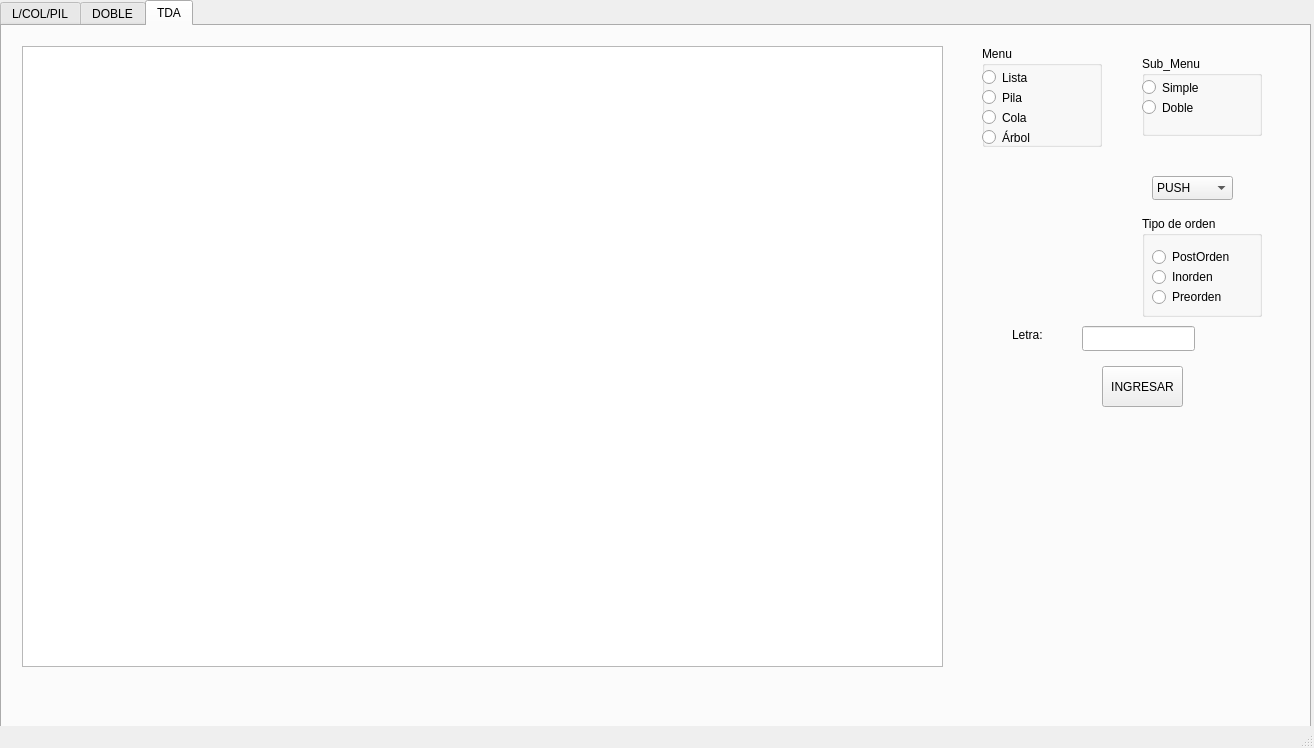
<?xml version="1.0" encoding="UTF-8"?>
<ui version="4.0">
 <class>cframe</class>
 <widget class="QMainWindow" name="cframe">
  <property name="geometry">
   <rect>
    <x>0</x>
    <y>0</y>
    <width>1314</width>
    <height>748</height>
   </rect>
  </property>
  <property name="windowTitle">
   <string>cframe</string>
  </property>
  <widget class="QWidget" name="centralwidget">
   <widget class="QTabWidget" name="tabWidget">
    <property name="enabled">
     <bool>true</bool>
    </property>
    <property name="geometry">
     <rect>
      <x>0</x>
      <y>0</y>
      <width>1311</width>
      <height>851</height>
     </rect>
    </property>
    <property name="currentIndex">
     <number>2</number>
    </property>
    <widget class="QWidget" name="tab">
     <attribute name="title">
      <string>L/COL/PIL</string>
     </attribute>
     <widget class="QTableWidget" name="tw_mostrarCola">
      <property name="geometry">
       <rect>
        <x>610</x>
        <y>50</y>
        <width>271</width>
        <height>501</height>
       </rect>
      </property>
     </widget>
     <widget class="QTableWidget" name="tw_mostrarPila">
      <property name="geometry">
       <rect>
        <x>340</x>
        <y>50</y>
        <width>271</width>
        <height>501</height>
       </rect>
      </property>
     </widget>
     <widget class="QRadioButton" name="rb_elimiar">
      <property name="geometry">
       <rect>
        <x>780</x>
        <y>-40</y>
        <width>221</width>
        <height>31</height>
       </rect>
      </property>
      <property name="text">
       <string>Eliminar final</string>
      </property>
     </widget>
     <widget class="QRadioButton" name="rb_delPenultimo">
      <property name="geometry">
       <rect>
        <x>1120</x>
        <y>210</y>
        <width>221</width>
        <height>31</height>
       </rect>
      </property>
      <property name="text">
       <string>Eliminar penultimo</string>
      </property>
     </widget>
     <widget class="QRadioButton" name="rb_delCrec">
      <property name="geometry">
       <rect>
        <x>1120</x>
        <y>240</y>
        <width>221</width>
        <height>31</height>
       </rect>
      </property>
      <property name="text">
       <string>Eliminar Creciente</string>
      </property>
     </widget>
     <widget class="QRadioButton" name="rb_delI">
      <property name="geometry">
       <rect>
        <x>1120</x>
        <y>90</y>
        <width>221</width>
        <height>31</height>
       </rect>
      </property>
      <property name="text">
       <string>Eliminar inicio</string>
      </property>
     </widget>
     <widget class="QTableWidget" name="tw_mostrar">
      <property name="geometry">
       <rect>
        <x>30</x>
        <y>50</y>
        <width>311</width>
        <height>501</height>
       </rect>
      </property>
     </widget>
     <widget class="QRadioButton" name="rb_in4ta">
      <property name="geometry">
       <rect>
        <x>930</x>
        <y>210</y>
        <width>201</width>
        <height>31</height>
       </rect>
      </property>
      <property name="text">
       <string>Insertar 4ta Pos</string>
      </property>
     </widget>
     <widget class="QRadioButton" name="rb_del2">
      <property name="geometry">
       <rect>
        <x>1120</x>
        <y>120</y>
        <width>221</width>
        <height>31</height>
       </rect>
      </property>
      <property name="text">
       <string>Eliminar 2da pos</string>
      </property>
     </widget>
     <widget class="QSpinBox" name="sp_pos">
      <property name="geometry">
       <rect>
        <x>1050</x>
        <y>270</y>
        <width>46</width>
        <height>25</height>
       </rect>
      </property>
      <property name="minimum">
       <number>1</number>
      </property>
      <property name="maximum">
       <number>20</number>
      </property>
     </widget>
     <widget class="QSpinBox" name="sp_del">
      <property name="geometry">
       <rect>
        <x>1230</x>
        <y>300</y>
        <width>46</width>
        <height>25</height>
       </rect>
      </property>
      <property name="minimum">
       <number>1</number>
      </property>
     </widget>
     <widget class="QRadioButton" name="rb_inCrec">
      <property name="geometry">
       <rect>
        <x>930</x>
        <y>300</y>
        <width>201</width>
        <height>31</height>
       </rect>
      </property>
      <property name="text">
       <string>Insertar Creciente</string>
      </property>
     </widget>
     <widget class="QRadioButton" name="rb_in3ra">
      <property name="geometry">
       <rect>
        <x>930</x>
        <y>180</y>
        <width>201</width>
        <height>31</height>
       </rect>
      </property>
      <property name="text">
       <string>Insertar 3ra Pos</string>
      </property>
     </widget>
     <widget class="QRadioButton" name="rb_delPos">
      <property name="geometry">
       <rect>
        <x>1120</x>
        <y>300</y>
        <width>221</width>
        <height>31</height>
       </rect>
      </property>
      <property name="text">
       <string>Eliminar Pos</string>
      </property>
     </widget>
     <widget class="QPushButton" name="btn_ingresar">
      <property name="geometry">
       <rect>
        <x>1050</x>
        <y>440</y>
        <width>101</width>
        <height>71</height>
       </rect>
      </property>
      <property name="text">
       <string>Proceder</string>
      </property>
     </widget>
     <widget class="QRadioButton" name="rb_delPila">
      <property name="geometry">
       <rect>
        <x>930</x>
        <y>400</y>
        <width>201</width>
        <height>31</height>
       </rect>
      </property>
      <property name="text">
       <string>Eliminar Pila</string>
      </property>
     </widget>
     <widget class="QRadioButton" name="rb_inicio">
      <property name="geometry">
       <rect>
        <x>930</x>
        <y>100</y>
        <width>151</width>
        <height>22</height>
       </rect>
      </property>
      <property name="text">
       <string>Insertar Inicio</string>
      </property>
     </widget>
     <widget class="QRadioButton" name="rb_delCola">
      <property name="geometry">
       <rect>
        <x>1120</x>
        <y>400</y>
        <width>201</width>
        <height>31</height>
       </rect>
      </property>
      <property name="text">
       <string>Eliminar Cola</string>
      </property>
     </widget>
     <widget class="QRadioButton" name="rb_delAnt">
      <property name="geometry">
       <rect>
        <x>1120</x>
        <y>180</y>
        <width>221</width>
        <height>31</height>
       </rect>
      </property>
      <property name="text">
       <string>Eliminar Antepenultimo</string>
      </property>
     </widget>
     <widget class="QRadioButton" name="rb_inPos">
      <property name="geometry">
       <rect>
        <x>930</x>
        <y>270</y>
        <width>131</width>
        <height>31</height>
       </rect>
      </property>
      <property name="text">
       <string>Insertar Posicion</string>
      </property>
     </widget>
     <widget class="QRadioButton" name="rb_inCola">
      <property name="geometry">
       <rect>
        <x>1120</x>
        <y>370</y>
        <width>201</width>
        <height>31</height>
       </rect>
      </property>
      <property name="text">
       <string>Insertar Cola</string>
      </property>
     </widget>
     <widget class="QRadioButton" name="rb_inFin">
      <property name="geometry">
       <rect>
        <x>930</x>
        <y>120</y>
        <width>201</width>
        <height>31</height>
       </rect>
      </property>
      <property name="text">
       <string>Insertar Final</string>
      </property>
     </widget>
     <widget class="QRadioButton" name="rb_ante">
      <property name="geometry">
       <rect>
        <x>550</x>
        <y>-40</y>
        <width>201</width>
        <height>31</height>
       </rect>
      </property>
      <property name="text">
       <string>Insertar Antepenultima</string>
      </property>
     </widget>
     <widget class="QRadioButton" name="rb_in4ta_2">
      <property name="geometry">
       <rect>
        <x>930</x>
        <y>240</y>
        <width>201</width>
        <height>31</height>
       </rect>
      </property>
      <property name="text">
       <string>Insertar Penultima</string>
      </property>
     </widget>
     <widget class="QRadioButton" name="rb_del3">
      <property name="geometry">
       <rect>
        <x>1120</x>
        <y>150</y>
        <width>221</width>
        <height>31</height>
       </rect>
      </property>
      <property name="text">
       <string>Eliminar 3ra pos</string>
      </property>
     </widget>
     <widget class="QRadioButton" name="rb_inPila">
      <property name="geometry">
       <rect>
        <x>930</x>
        <y>370</y>
        <width>201</width>
        <height>31</height>
       </rect>
      </property>
      <property name="text">
       <string>Insertar Pila</string>
      </property>
     </widget>
     <widget class="QRadioButton" name="rb_in2nd">
      <property name="geometry">
       <rect>
        <x>930</x>
        <y>150</y>
        <width>201</width>
        <height>31</height>
       </rect>
      </property>
      <property name="text">
       <string>Insertar 2da Pos</string>
      </property>
     </widget>
     <widget class="QRadioButton" name="rb_inCrec_2">
      <property name="geometry">
       <rect>
        <x>930</x>
        <y>330</y>
        <width>201</width>
        <height>31</height>
       </rect>
      </property>
      <property name="text">
       <string>Insertar Decreciente</string>
      </property>
     </widget>
     <widget class="QRadioButton" name="rb_delDec">
      <property name="geometry">
       <rect>
        <x>1120</x>
        <y>270</y>
        <width>221</width>
        <height>31</height>
       </rect>
      </property>
      <property name="text">
       <string>Eliminar Decreciente</string>
      </property>
     </widget>
     <widget class="QLineEdit" name="tbx_letra">
      <property name="geometry">
       <rect>
        <x>1010</x>
        <y>40</y>
        <width>113</width>
        <height>24</height>
       </rect>
      </property>
     </widget>
     <widget class="QLabel" name="lbl1">
      <property name="geometry">
       <rect>
        <x>1010</x>
        <y>0</y>
        <width>121</width>
        <height>41</height>
       </rect>
      </property>
      <property name="text">
       <string>INGRESE LETRA:</string>
      </property>
     </widget>
    </widget>
    <widget class="QWidget" name="tab_2">
     <attribute name="title">
      <string>DOBLE</string>
     </attribute>
     <widget class="QLabel" name="lbl1_2">
      <property name="geometry">
       <rect>
        <x>990</x>
        <y>20</y>
        <width>121</width>
        <height>41</height>
       </rect>
      </property>
      <property name="text">
       <string>INGRESE LETRA:</string>
      </property>
     </widget>
     <widget class="QLineEdit" name="tbx_textD">
      <property name="geometry">
       <rect>
        <x>980</x>
        <y>60</y>
        <width>113</width>
        <height>24</height>
       </rect>
      </property>
     </widget>
     <widget class="QRadioButton" name="rb_delfind">
      <property name="geometry">
       <rect>
        <x>980</x>
        <y>130</y>
        <width>97</width>
        <height>22</height>
       </rect>
      </property>
      <property name="text">
       <string>Eliminar final</string>
      </property>
     </widget>
     <widget class="QRadioButton" name="rb_inantd">
      <property name="geometry">
       <rect>
        <x>980</x>
        <y>180</y>
        <width>251</width>
        <height>22</height>
       </rect>
      </property>
      <property name="text">
       <string>Insertar </string>
      </property>
     </widget>
     <widget class="QPushButton" name="pb_doble">
      <property name="geometry">
       <rect>
        <x>980</x>
        <y>250</y>
        <width>151</width>
        <height>91</height>
       </rect>
      </property>
      <property name="text">
       <string>Porceder</string>
      </property>
     </widget>
     <widget class="QTableWidget" name="tw_doble">
      <property name="geometry">
       <rect>
        <x>60</x>
        <y>60</y>
        <width>521</width>
        <height>461</height>
       </rect>
      </property>
     </widget>
     <widget class="QSpinBox" name="sp">
      <property name="geometry">
       <rect>
        <x>1220</x>
        <y>240</y>
        <width>46</width>
        <height>25</height>
       </rect>
      </property>
     </widget>
    </widget>
    <widget class="QWidget" name="tab_3">
     <attribute name="title">
      <string>TDA</string>
     </attribute>
     <widget class="QTableWidget" name="TW_MOSTRAR">
      <property name="geometry">
       <rect>
        <x>20</x>
        <y>20</y>
        <width>921</width>
        <height>621</height>
       </rect>
      </property>
     </widget>
     <widget class="QGroupBox" name="GB_Menu">
      <property name="geometry">
       <rect>
        <x>980</x>
        <y>20</y>
        <width>120</width>
        <height>101</height>
       </rect>
      </property>
      <property name="title">
       <string>Menu</string>
      </property>
      <widget class="QRadioButton" name="RB_Lista">
       <property name="geometry">
        <rect>
         <x>0</x>
         <y>20</y>
         <width>96</width>
         <height>23</height>
        </rect>
       </property>
       <property name="text">
        <string>Lista</string>
       </property>
      </widget>
      <widget class="QRadioButton" name="RB_Pila">
       <property name="geometry">
        <rect>
         <x>0</x>
         <y>40</y>
         <width>96</width>
         <height>23</height>
        </rect>
       </property>
       <property name="text">
        <string>Pila</string>
       </property>
      </widget>
      <widget class="QRadioButton" name="RB_Cola">
       <property name="geometry">
        <rect>
         <x>0</x>
         <y>60</y>
         <width>96</width>
         <height>23</height>
        </rect>
       </property>
       <property name="text">
        <string>Cola</string>
       </property>
      </widget>
      <widget class="QRadioButton" name="RB_Arbol">
       <property name="geometry">
        <rect>
         <x>0</x>
         <y>80</y>
         <width>96</width>
         <height>23</height>
        </rect>
       </property>
       <property name="text">
        <string>Árbol</string>
       </property>
      </widget>
     </widget>
     <widget class="QGroupBox" name="GB_Sub_Menu">
      <property name="geometry">
       <rect>
        <x>1140</x>
        <y>30</y>
        <width>120</width>
        <height>80</height>
       </rect>
      </property>
      <property name="title">
       <string>Sub_Menu</string>
      </property>
      <widget class="QRadioButton" name="RB_Simple">
       <property name="geometry">
        <rect>
         <x>0</x>
         <y>20</y>
         <width>96</width>
         <height>23</height>
        </rect>
       </property>
       <property name="text">
        <string>Simple</string>
       </property>
      </widget>
      <widget class="QRadioButton" name="RB_Doble">
       <property name="geometry">
        <rect>
         <x>0</x>
         <y>40</y>
         <width>96</width>
         <height>23</height>
        </rect>
       </property>
       <property name="text">
        <string>Doble</string>
       </property>
      </widget>
     </widget>
     <widget class="QLineEdit" name="TB_Letra">
      <property name="geometry">
       <rect>
        <x>1080</x>
        <y>300</y>
        <width>113</width>
        <height>25</height>
       </rect>
      </property>
     </widget>
     <widget class="QPushButton" name="Btn_Aceptar">
      <property name="geometry">
       <rect>
        <x>1100</x>
        <y>340</y>
        <width>81</width>
        <height>41</height>
       </rect>
      </property>
      <property name="text">
       <string>INGRESAR</string>
      </property>
     </widget>
     <widget class="QLabel" name="Lbl_Letra">
      <property name="geometry">
       <rect>
        <x>1010</x>
        <y>300</y>
        <width>54</width>
        <height>17</height>
       </rect>
      </property>
      <property name="text">
       <string>Letra:</string>
      </property>
     </widget>
     <widget class="QComboBox" name="CB_ORDEN">
      <property name="geometry">
       <rect>
        <x>1150</x>
        <y>150</y>
        <width>81</width>
        <height>24</height>
       </rect>
      </property>
      <item>
       <property name="text">
        <string>PUSH</string>
       </property>
      </item>
      <item>
       <property name="text">
        <string>POP</string>
       </property>
      </item>
     </widget>
     <widget class="QGroupBox" name="GB_orden">
      <property name="geometry">
       <rect>
        <x>1140</x>
        <y>190</y>
        <width>120</width>
        <height>101</height>
       </rect>
      </property>
      <property name="title">
       <string>Tipo de orden</string>
      </property>
      <widget class="QRadioButton" name="rb_post">
       <property name="geometry">
        <rect>
         <x>10</x>
         <y>30</y>
         <width>97</width>
         <height>22</height>
        </rect>
       </property>
       <property name="text">
        <string>PostOrden</string>
       </property>
      </widget>
      <widget class="QRadioButton" name="rb_inorden">
       <property name="geometry">
        <rect>
         <x>10</x>
         <y>50</y>
         <width>97</width>
         <height>22</height>
        </rect>
       </property>
       <property name="text">
        <string>Inorden</string>
       </property>
      </widget>
      <widget class="QRadioButton" name="rb_preorden">
       <property name="geometry">
        <rect>
         <x>10</x>
         <y>70</y>
         <width>97</width>
         <height>22</height>
        </rect>
       </property>
       <property name="text">
        <string>Preorden</string>
       </property>
      </widget>
     </widget>
    </widget>
   </widget>
  </widget>
  <widget class="QMenuBar" name="menubar">
   <property name="geometry">
    <rect>
     <x>0</x>
     <y>0</y>
     <width>1314</width>
     <height>25</height>
    </rect>
   </property>
  </widget>
  <widget class="QStatusBar" name="statusbar"/>
 </widget>
 <resources/>
 <connections/>
</ui>
